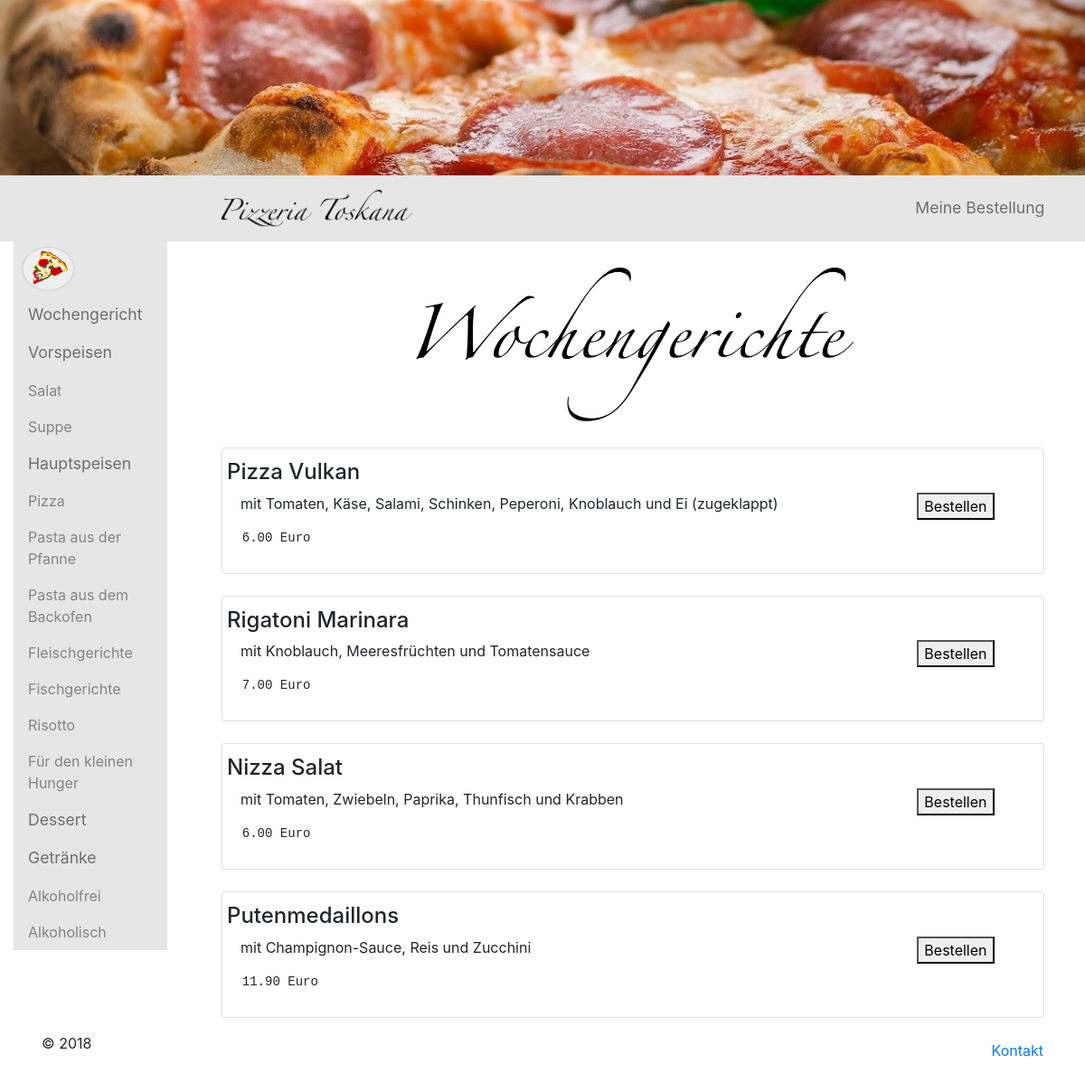
/wochengericht.php, run on the app's committed database.
### tables this page shows
CREATE TABLE `speisen` (
  `id` int(11) NOT NULL,
  `kategorie` enum('suppe','salat','pizza','pastaOfen','pastaPfanne','fisch','fleisch','risotto','kleinerHunger','alkoholisch','alkoholfrei','nachspeisen','wochengerichte') NOT NULL,
  `name` varchar(255) NOT NULL,
  `beschreibung` varchar(255) NOT NULL,
  `preis` decimal(10,2) UNSIGNED NOT NULL,
  `zubereitungszeit` int(11) NOT NULL
);

### anzeigeDerSpeisen.php (the view)
<div class="container">
     <br>
     <ul class="list-group">
        <li class="list-group-item">
        	<div class="row justify-content-start">
        		<h4>  <?=$row['name']?> </h4>
        	</div>
        	<div class="row justify-content-start">
        		<div class="col-10">
        			<p><?=$row['beschreibung']?> </p>
        		</div>
        		<div class="col-2">
        			<form method="post" action="">
        				<button name=<?="bestellenButton".$row['id'] ?>>Bestellen</button>
        			</form>
        		</div>
        	</div>
        	<div class="row justify-content-start">
        		<pre >  <?=$row['preis']?> Euro </pre>
        	</div>
        </li>
     </ul>
</div>

### wochengericht.php (shortened to what this page needs)
<!DOCTYPE html>
<html lang="de">
	<head>
		<link rel="stylesheet" href="https://maxcdn.bootstrapcdn.com/bootstrap/4.1.3/css/bootstrap.min.css">
		<link href="css/speisen.css" rel="stylesheet">
	</head>
	<body>
		<div class="container-fluid">
			<div class="row">
				<img class="img-fluid" src="Bilder/pizza23.jpg" alt="Pizza Top Page" >
			</div>
			<div class="row">
				<?php
				    include 'navbarHorizontal.php';
                ?>
			</div>
			<div>
				<div class="row">
					<div class="col-2">
				  		<?php
        				    include 'navbarVertikal.php';
                        ?>
					</div>
					<div class="col-10">
						<div class="container">
							<br>
							<div class="row justify-content-center">
							  <img src="Bilder/wochengericht/wochengerichtText.png" alt="Wochengericht" style="width:600px;" class="float-center">
							</div>
							<?php
							    $pdo = new PDO('mysql:host=localhost;charset=utf8; dbname=restaurantdb', 'root', '');
                                $sql = "SELECT id, name, kategorie, beschreibung, preis FROM speisen WHERE kategorie = 'wochengerichte'";
                                 foreach ($pdo->query($sql) as $row) :
                                     include 'anzeigeDerSpeisen.php';
        					    endforeach;
        					 ?>
						</div>
					</div>
				</div>
			</div>
			<div class="navbar navbar-inverse navbar-fixed-bottom" role="navigation">
				<?php include 'footer.php'?>
			</div>
		</div>
	</body>
</html>

### css/speisen.css (style rules this page uses)
img { width:100%; height: 100%; }

### data on the page
speisen: name "Pizza Vulkan", beschreibung "mit Tomaten, Käse, Salami, Schinken, Peperoni, Knoblauch und Ei (zugeklappt)", preis "6.00"
speisen: name "Rigatoni Marinara", beschreibung "mit Knoblauch, Meeresfrüchten und Tomatensauce", preis "7.00"
speisen: name "Nizza Salat", beschreibung "mit Tomaten, Zwiebeln, Paprika, Thunfisch und Krabben", preis "6.00"
speisen: name "Putenmedaillons", beschreibung "mit Champignon-Sauce, Reis und Zucchini", preis "11.90"
